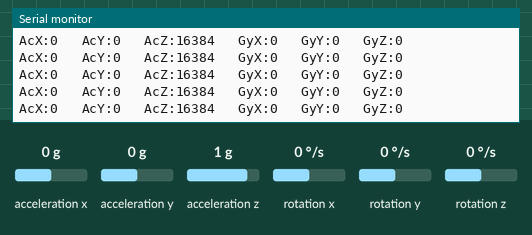
Recording of a sketch running on a simulated Arduino Uno, built with avr-gcc and run on an emulated ATmega328P. Parts: the last lines printed to the serial monitor. Wiring (inferred from the names in the program): MPU-6050 motion sensor at I2C address 0x68. Inputs (shaded band) come from the test bench; at power-on: acceleration x 0 g, acceleration y 0 g, rotation x 0 °/s, rotation y 0 °/s, rotation z 0 °/s, acceleration z 1 g.

Above: at 1.2 s.
1.3 s: acceleration x set to 0.8 g
At 2.0 s:
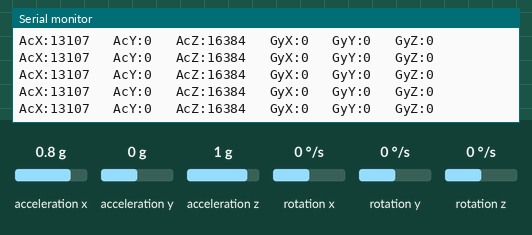
4.3 s: acceleration y set to 0.8 g
At 4.8 s:
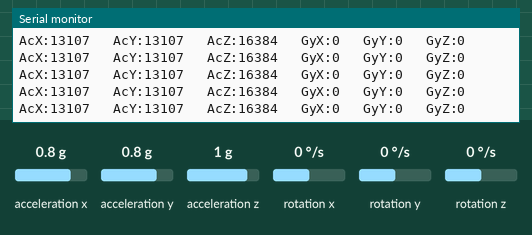
7.3 s: rotation x set to -192 °/s
At 8.2 s:
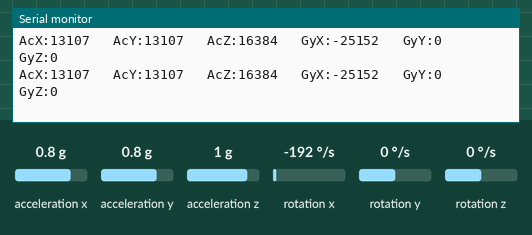
10.3 s: rotation y set to -192 °/s
At 11.2 s:
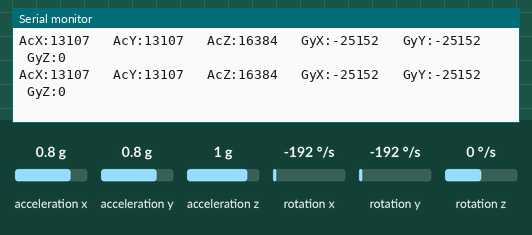
13.3 s: rotation x set to 0 °/s
At 13.9 s:
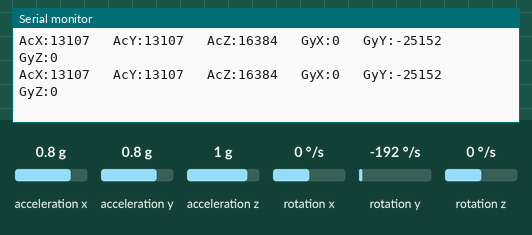
16.3 s: rotation z set to 12 °/s
At 17.1 s:
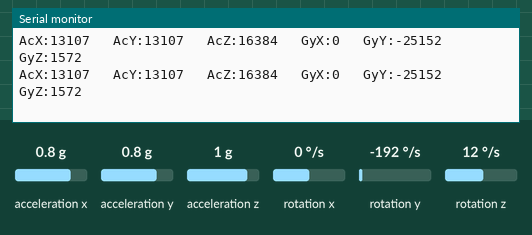

Measured:
- after the input at 1.3 s, the serial monitor: prints a new line at once (image 1)
- after the input at 4.3 s, the serial monitor: prints a new line at once (image 2)
- after the input at 7.3 s, the serial monitor: prints a new line at once (image 3)
- after the input at 10.3 s, the serial monitor: prints a new line at once (image 4)
- after the input at 13.3 s, the serial monitor: prints a new line at once (image 5)
- after the input at 16.3 s, the serial monitor: prints a new line at once (image 6)

The sketch:

MPU6050_bluetooth2.ino
```cpp
/* 기울기 센서 GY-521(MPU6050) 기초 실습 #1 (RAW 데이터 얻기)                            */
/* 아래 코드관련 실습에 대한 설명과 회로도 및 자료는 https://rasino.tistory.com/ 에 있습니다 */
#include<Wire.h>
#include <SoftwareSerial.h>                // Serial 통신을 하기 위해 선언
SoftwareSerial BTSerial(8, 7);             // HC-06모듈 7=TXD , 8=RXD 핀 선언

const int MPU_ADDR = 0x68;    // I2C통신을 위한 MPU6050의 주소

int16_t AcX, AcY, AcZ, Tmp, GyX, GyY, GyZ;   // 가속도(Acceleration) 와 각속도(Gyro)
void getRawData();  // 센서값 얻는 서브함수의 프로토타입 선언

void setup() {
  initSensor();
  Serial.begin(115200);
  BTSerial.begin(115200);//HC-06 모듈 통신 선언
  //delay(200);
}

void loop() {
  getRawData();          // 센서값 얻어오는 함수 호출

  // 데이터를 Bluetooth 통신을 통해 전송
  BTSerial.print("AcX:");
  BTSerial.print(AcX);
  BTSerial.print("   AcY:");
  BTSerial.print(AcY);
  BTSerial.print("   AcZ:");
  BTSerial.print(AcZ);
  BTSerial.print("   GyX:");
  BTSerial.print(GyX);
  BTSerial.print("   GyY:");
  BTSerial.print(GyY);
  BTSerial.print("   GyZ:");
  BTSerial.print(GyZ);
  BTSerial.println();//data을 bluetooth로 전송

  Serial.print("AcX:");
  Serial.print(AcX);
  Serial.print("   AcY:");
  Serial.print(AcY);
  Serial.print("   AcZ:");
  Serial.print(AcZ);
  Serial.print("   GyX:");
  Serial.print(GyX);
  Serial.print("   GyY:");
  Serial.print(GyY);
  Serial.print("   GyZ:");
  Serial.print(GyZ);
  Serial.println();
  //delay(300);
}
void initSensor() {
  Wire.begin();
  Wire.beginTransmission(MPU_ADDR);   // I2C 통신용 어드레스(주소)
  Wire.write(0x6B);    // MPU6050과 통신을 시작하기 위해서는 0x6B번지에
  Wire.write(0);       // MPU6050을 동작 대기 모드로 변경
  Wire.endTransmission(true);
}
void getRawData() {
  Wire.beginTransmission(MPU_ADDR);
  Wire.write(0x3B);   // AcX 레지스터 위치(주소)를 지칭합니다
  Wire.endTransmission(false);
  Wire.requestFrom(MPU_ADDR, 14, true);  // AcX 주소 이후의 14byte의 데이터를 요청

  AcX = Wire.read() << 8 | Wire.read(); //두 개의 나뉘어진 바이트를 하나로 이어 붙여서 각 변수에 저장
  AcY = Wire.read() << 8 | Wire.read();
  AcZ = Wire.read() << 8 | Wire.read();
  Tmp = Wire.read() << 8 | Wire.read();
  GyX = Wire.read() << 8 | Wire.read();
  GyY = Wire.read() << 8 | Wire.read();
  GyZ = Wire.read() << 8 | Wire.read();
}
```
